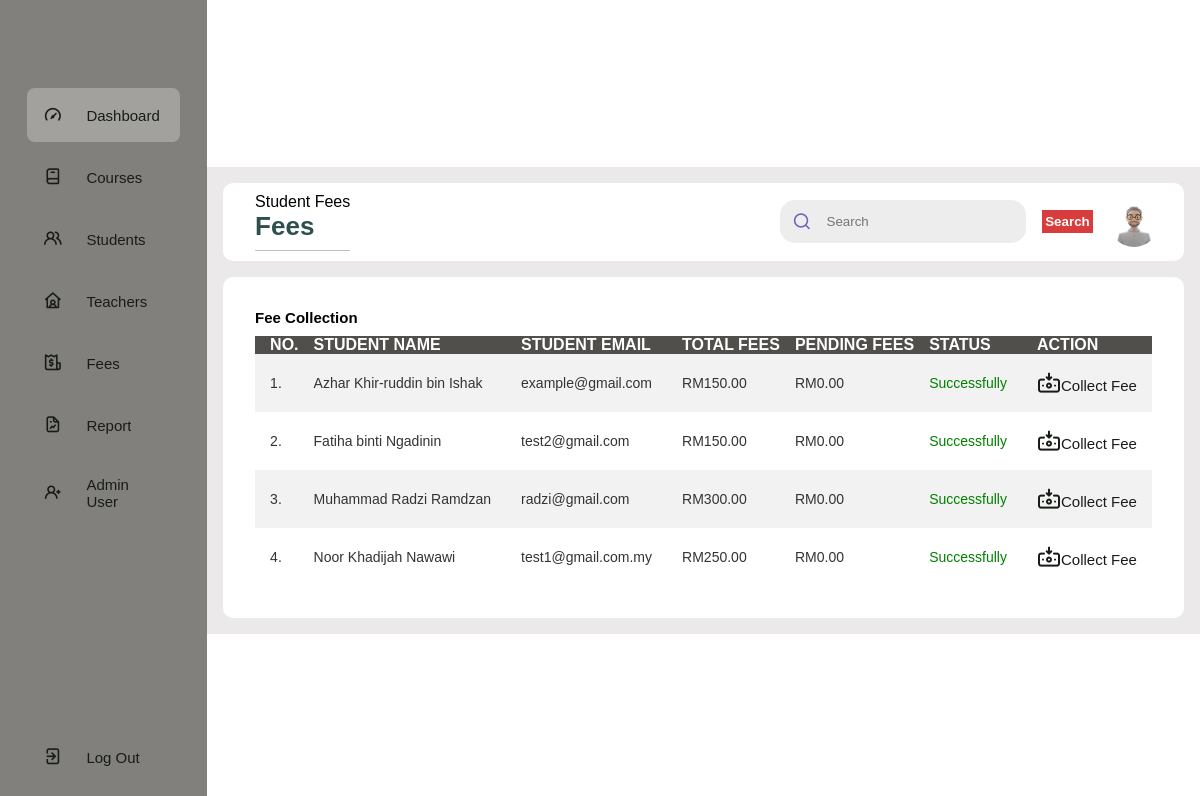
Screenshot of /fee_admin.php with the database file from the repository.
### tables this page shows
CREATE TABLE `student` (
  `id` int(10) UNSIGNED NOT NULL,
  `stud_name` varchar(100) NOT NULL,
  `ic` varchar(100) NOT NULL,
  `email` varchar(100) NOT NULL,
  `age` int(11) NOT NULL,
  `phone_num` varchar(100) NOT NULL,
  `course_fee` decimal(10,2) NOT NULL,
  `pending_fee` decimal(10,2) NOT NULL
);

### fee_admin.php (the view, shortened to what this page needs)
<?php
    include('config/constant.php');
?>
<!DOCTYPE html>
<html lang="en">
<head>
    <link rel="stylesheet" href="./css/admin.css">
    <link rel="stylesheet" href="./css/added.css">
    <link rel="stylesheet" href="https://unicons.iconscout.com/release/v4.0.8/css/line.css">
</head>
<body>
    <div class="sidebar">
    <div class="logo"></div>
            <ul class="menu">
                <li class="active">
                    <a href="admin.php">
                        <i class="uil uil-tachometer-fast"></i>
                        <span>Dashboard</span>
                    </a>
                </li>
                <li>
                    <a href="courses_admin.php">
                        <i class="uil uil-book-alt"></i>
                        <span>Courses</span>
                    </a>
                </li>
                <li>
                    <a href="student_admin.php">
                        <i class="uil uil-users-alt"></i>
                        <span>Students</span>
                    </a>
                </li>
                <li>
                    <a href="teacher_admin.php">
                        <i class="uil uil-house-user"></i>
                        <span>Teachers</span>
                    </a>
                </li>
                <li>
                    <a href="fee_admin.php">
                        <i class="uil uil-bill"></i>
                        <span>Fees</span>
                    </a>
                </li>
                <li>
                    <a href="report.php">
                        <i class="uil uil-file-graph"></i>
                        <span>Report</span>
                    </a>
                </li>
                <li>
                    <a href="admin_user.php">
                        <i class="uil uil-user-plus"></i>
                        <span>Admin User</span>
                    </a>
                </li>
                <li class="logout">
                    <a href="logout.php">
                        <i class="uil uil-signout"></i>
                        <span>Log Out</span>
                    </a>
                </li>
            </ul>
    </div>
    <div class="main--content">
        <div class="header--wrapper">
            <div class="header--title">
                <span>Student Fees </span>
                <h2>Fees</h2>
            </div>
            <div class="user--info">
                        <div class="search--box">
                        <i class="uil uil-search"></i>
                        <form action="" method="GET">
                        <input type="text" placeholder="Search" required name="search" value="<?php if(isset($_GET['search'])){echo $_GET['search'];} ?>">
                    </div>
                    <button type="submit" class="btn btn-tertier">Search</button>
                    <img src="./images/man.png" >
                </div>
        </div>
        <div class="tabular--wrapper">
            <?php
                $searchQuery = "";
            ?>
            <h1 class="main--title">Fee Collection</h1>
            <div class="table-container">
                <table>
                    <thead>
                        <tr>
                            <th>NO.</th>
                            <th>STUDENT NAME</th>
                            <th>STUDENT EMAIL</th>
                            <th>TOTAL FEES</th>
                            <th>PENDING FEES</th>
                            <th>STATUS</th>
                            <th>ACTION</th>
                        </tr>
                    </thead>
                    <tbody>
                        <?php
                            $sql = "SELECT * FROM student $searchQuery ORDER BY pending_fee DESC";
                            $res = mysqli_query($conn, $sql);
                            $sn = 1;
                            while($row=mysqli_fetch_assoc($res)) {
                                $id = $row['id'];
                                $stud_name = $row['stud_name'];
                                $email = $row['email'];
                                $course_fee = $row['course_fee'];
                                $pending_fee = $row['pending_fee'];
                                $status = ($pending_fee == 0) ? "Successfully" : "Pending";
                        ?>
                        <tr>
                            <td><?php echo $sn++; ?>.</td>
                            <td><?php echo $stud_name; ?></td>
                            <td><?php echo $email; ?></td>
                            <td>RM<?php echo $course_fee; ?></td>
                            <td>RM<?php echo $pending_fee; ?></td>
                            <td class="<?php echo ($pending_fee == 0) ? 'status-success' : 'status-pending'; ?>">
                                 <?php echo $status; ?>
                            </td>
                            <td>
                                <a href="<?php echo SITEURL; ?>collect_fee.php?id=<?php echo $id; ?>"><i class="uil uil-money-withdraw"></i>Collect Fee</a>
                            </td>
                        </tr>
                        <?php } ?>
                    </tbody>
                </table>
            </div>
        </div>
    </div>
</body>
</html>

### css/admin.css (style rules this page uses)
* { margin: 0; padding: 0; border: none; outline: none; box-sizing: border-box; font-family: "Poppins", monospace; }
body { display: flex; }
.sidebar { position: sticky; top: 0; left: 0; bottom: 0; width: 110px; height: 100vh; padding: 0 1.7rem; color: #fff; overflow: hidden; transition: all 0.5s linear; background: #82807c; }
.logo { height: 80px; padding: 16px; }
.menu { height: 88%; position: relative; list-style: none; padding: 0; }
.menu li { padding: 1rem; margin: 8px 0; border-radius: 8px; transition: all 0.5s ease-in-out; }
.menu li:hover, .active { background: #e0e0e058; }
.menu a { color: #fff; font-size: 14px; text-decoration: none; display: flex; align-items: center; gap: 1.5rem; }
.menu a span { overflow: hidden; font-size: 15px; font-weight: 15px; }
.menu a i { font-size: 1.2rem; }
.logout { position: absolute; bottom: 0; left: 0; width: 100%; }
.main--content { position: relative; background: #ebe9e9; width: 100%; padding: 1rem; }
.header--wrapper img { width: 50px; height: 50px; cursor: pointer; border-radius: 50%; }
.header--wrapper { display: flex; justify-content: space-between; align-items: center; flex-wrap: wrap; background: #fff; border-radius: 10px; padding: 10px 2rem; margin-bottom: 1rem; }
.header--title { color: black; }
.user--info { display: flex; align-items: center; gap: 1rem; }
.search--box { background: rgb(237, 237, 237); border-radius: 15px; color: rgba(113, 99, 186, 255); display: flex; align-items: center; gap: 5px; padding: 4px 12px; }
.search--box input { background: transparent; padding: 10px; }
.search--box i { font-size: 1.2rem; cursor: pointer; transition: all 0.5s ease-out; }
.main--title { color: black; padding-bottom: 10px; font-size: 15px; }
.tabular--wrapper { background: #fff; margin-top: 1rem; border-radius: 10px; padding: 2rem; }
.table-container { width: 100%; }
table { width: 100%; border-collapse: collapse; }
thead { background: #514f4c; color: #fff; }
th { padding-inline-start: 15px; text-align: left; }
tbody { background: #f2f2f2; }
tbody a i { font-size: 1.5rem; text-decoration: none; }
td { padding: 15px; font-size: 14px; color: #333; }
td a i { text-decoration: none; }
a { text-decoration: none; }
a:hover, a:focus, a:active, a:visited, a:link { text-decoration: none; color:#181c16; font-size: 15px; }
tr:nth-child(even) { background: #fff; }
.btn-tertier { background-color:#d93c3c ; padding: 1%; color: white; text-decoration: none; font-weight: bold; }

### css/added.css (style rules this page uses)
* { margin: 0; padding: 0; box-sizing: border-box; font-family: sans-serif; }
body { display: flex; align-items: center; justify-content: center; height: 100vh; }
h2 { font-size: 26px; font-weight: 600; text-align: left; color: #2f4f4f; padding-bottom: 8px; border-bottom: 1px solid silver; }

### fee_admin.php (style rules this page uses)
.status-success { color: green; }

### rows the page displays
student: stud_name "Azhar Khir-ruddin bin Ishak", email "example@gmail.com", course_fee "150.00", pending_fee "0.00", pending_fee "Successfully"
student: stud_name "Fatiha binti Ngadinin", email "test2@gmail.com", course_fee "150.00", pending_fee "0.00", pending_fee "Successfully"
student: stud_name "Muhammad Radzi Ramdzan", email "radzi@gmail.com", course_fee "300.00", pending_fee "0.00", pending_fee "Successfully"
student: stud_name "Noor Khadijah Nawawi", email "test1@gmail.com.my", course_fee "250.00", pending_fee "0.00", pending_fee "Successfully"
